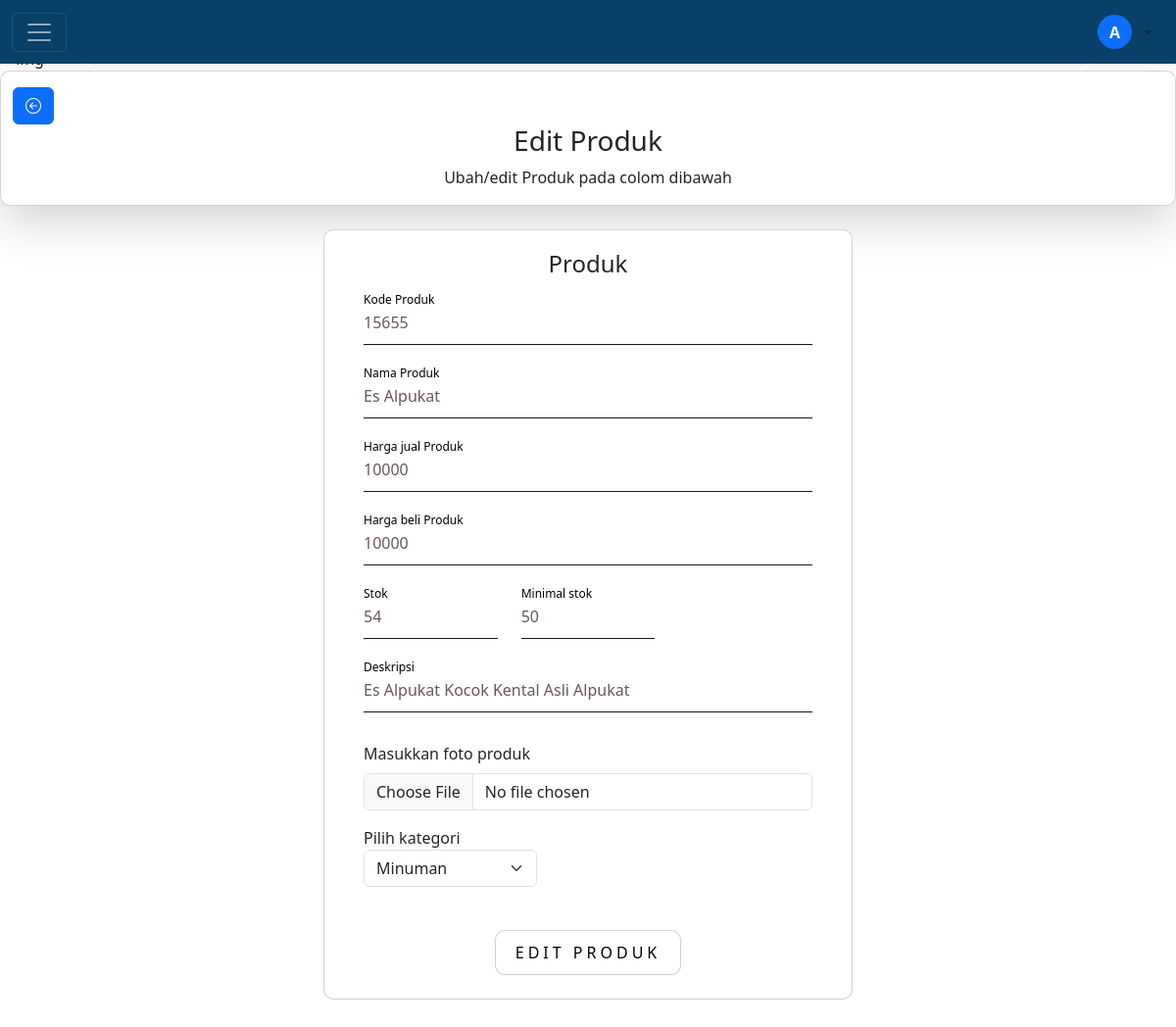
/produk.php/e-commerce-native/e-commerce/admin/produk-edit.php?idProduk=118873, run on the app's committed database.
### tables this page shows
CREATE TABLE `produk` (
  `id` int(11) NOT NULL,
  `kode` varchar(10) NOT NULL,
  `nama` varchar(50) NOT NULL,
  `harga_jual` double NOT NULL,
  `harga_beli` double NOT NULL,
  `stok` int(11) NOT NULL,
  `min_stok` int(11) NOT NULL,
  `deskripsi` text NOT NULL,
  `kategori_produk_id` int(11) NOT NULL,
  `gambar` varchar(255) NOT NULL
);

CREATE TABLE `kategori_produk` (
  `id` int(11) NOT NULL,
  `nama` varchar(45) NOT NULL
);

### produk.php/e-commerce-native/e-commerce/functions.php (called while the page is built, shortened)
<?php
  $host = "localhost";
  $user = "root";
  $pass = "";
  $db = "e_commerce";
  $conn = mysqli_connect("$host", "$user", "$pass", "$db");
  function query($query){
      global $conn;
      $result = mysqli_query($conn, $query);
      $rows = [];
      while( $row = mysqli_fetch_assoc($result) ){
          $rows[] = $row;
      }
      return $rows;
  }
?>

### produk.php/e-commerce-native/e-commerce/admin/produk-edit.php (the view, shortened to what this page needs)
<?php
include "../functions.php";
$idProduk = $_GET["idProduk"];
$produk = query("SELECT produk.*, kategori_produk.nama AS nama_kategori
                FROM produk
                JOIN kategori_produk ON produk.kategori_produk_id = kategori_produk.id
                WHERE produk.id = $idProduk
                ")[0];
$kategori = query("SELECT * FROM `kategori_produk`");
?>
<!DOCTYPE html>
<html lang="en">
  <head>
    <link href="https://cdn.jsdelivr.net/npm/bootstrap@5.3.0-alpha3/dist/css/bootstrap.min.css" rel="stylesheet" />
    <link rel="stylesheet" href="css/editProduk.css" />
    <link rel="stylesheet" href="https://cdn.jsdelivr.net/npm/bootstrap-icons@1.10.4/font/bootstrap-icons.css" />
  </head>
  <body>
    <?php require "navbar.php" ?>
    <section id="slide">
      <div id="carouselExampleAutoplaying" class="carousel slide" data-bs-ride="carousel">
        <div class="carousel-inner">
          <div class="carousel-item active">
          </div>
        </div>
        <button class="carousel-control-prev" type="button" data-bs-target="#carouselExampleAutoplaying" data-bs-slide="prev">
        </button>
        <button class="carousel-control-next" type="button" data-bs-target="#carouselExampleAutoplaying" data-bs-slide="next">
        </button>
      </div>
    </section>
    <section id="header-tambahProduk">
      <div class="container-fluid card shadow-lg">
        <div class="row mt-3">
          <div class="col-2">
            <a href="produk.php"
              ><button type="button" class="btn btn-primary"><i class="bi bi-arrow-left-circle"></i></button
            ></a>
          </div>
          <div class="col-12 text-center">
            <h3>Edit Produk</h3>
            <p>Ubah/edit Produk pada colom dibawah</p>
          </div>
        </div>
      </div>
    </section>
    <section id="editProduk">
    <div class="container-fluid">
      <div class="row m-4 justify-content-center">
        <div class="col-md-6 mb-3">
          <div class="card">
            <div class="login-box">
              <form action="" method="post" enctype="multipart/form-data">
                <h4 class="mb-4 text-center">Produk</h4>
                <div class="user-box">
                  <input type="text" name="kode" value="<?= $produk['kode']; ?>" required="" />
                  <label class="text-black">Kode Produk</label>
                </div>
                <div class="user-box">
                  <input type="text" name="nama" value="<?= $produk['nama']; ?>" required="" />
                  <label class="text-black">Nama Produk</label>
                </div>
                <div class="user-box">
                  <input type="text" name="harga_jual" value="<?= $produk['harga_jual']; ?>" required="" />
                  <label class="text-black">Harga jual Produk</label>
                </div>
                <div class="user-box">
                  <input type="text" name="harga_beli" value="<?= $produk['harga_beli']; ?>" required="" />
                  <label class="text-black">Harga beli Produk</label>
                </div>
                <div class="row">
                  <div class="col-md-4">
                    <div class="user-box">
                      <input type="number" name="stok" min="0" value="<?= $produk['stok']; ?>" required="" />
                      <label class="text-black">Stok</label>
                    </div>
                  </div>
                  <div class="col-md-4">
                    <div class="user-box">
                      <input type="number" name="min_stok" min="0" value="<?= $produk['min_stok']; ?>" required="" />
                      <label class="text-black">Minimal stok</label>
                    </div>
                  </div>
                </div>
                <div class="user-box">
                  <input type="text" name="deskripsi" value="<?= $produk['deskripsi']; ?>" required="" />
                  <label class="text-black">Deskripsi</label>
                </div>
                <div class="mb-3">
                  <label for="formFile" class="form-label">Masukkan foto produk</label>
                  <input class="form-control" type="file" name="gambar" id="formFile" />
                </div>
                <div class="row">
                  <div class="col-md-5">
                    <div>
                      <label for="text-black">Pilih kategori</label>
                      <select class="form-select" name="kategori_produk_id" required>
                        <?php foreach ($kategori as $index => $k) : ?>
                          <option value="<?= $k['id']; ?>" <?php if ($k['id'] == $produk["kategori_produk_id"]): ?> selected <?php endif; ?>>
                          <?= $k['nama']; ?>
                          </option>
                        <?php endforeach; ?>
                      </select>
                    </div>
                  </div>
                </div>
                <div class="row text-center my-4">
                  <div class="col-md-12">
                    <div class="login-box">
                      <button type="submit" name="edit" class="card">
                        Edit Produk
                      </button>
                    </div>
                  </div>
                </div>
              </form>
            </div>
          </div>
        </div>
      </div>
    </div>
    </section>
  </body>
</html>

### produk.php/e-commerce-native/e-commerce/admin/css/editProduk.css (style rules this page uses)
body { background-color: #fffffe; }
a { text-decoration: none; color: rgb(250, 250, 250); }
.card { background: white; border-radius: 10px; transition: border-radius 0.5s cubic-bezier(0.175, 0.885, 0.32, 1.275); }
.login-box { padding-left: 40px; padding-right: 40px; padding-top: 20px; }
.login-box .user-box { position: relative; }
.login-box .user-box input { width: 100%; padding: 10px 0; font-size: 16px; color: #685858; margin-bottom: 30px; border: none; border-bottom: 1px solid #191818; outline: none; background: transparent; }
.login-box .user-box label { position: absolute; top: 0; left: 0; padding: 10px 0; font-size: 16px; color: #fff; pointer-events: none; transition: 0.5s; }
.login-box .user-box input:focus ~ label, .login-box .user-box input:valid ~ label { top: -20px; left: 0; color: #bdb8b8; font-size: 12px; }
.login-box form button { position: relative; display: inline-block; padding: 10px 20px; color: #000000; font-size: 16px; text-decoration: none; text-transform: uppercase; overflow: hidden; transition: 0.5s; letter-spacing: 4px; }
a { text-decoration: none; color: black; }

### data on the page
produk: kode "15655", nama "Es Alpukat", harga_jual "10000", harga_beli "10000", stok "54", min_stok "50", deskripsi "Es Alpukat Kocok Kental Asli Alpukat", kategori_produk_id "Minuman"
